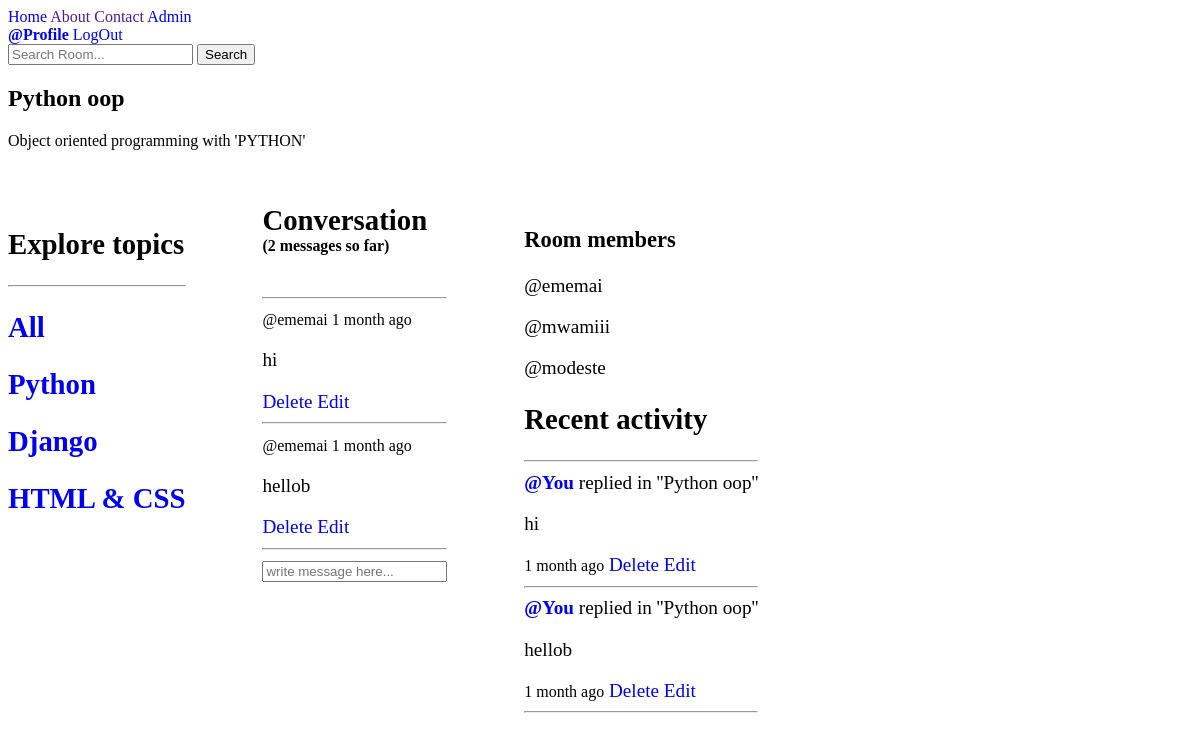
Screenshot of /room/9/ (signed in) with the database file from the repository.
### base/models.py (models this page shows, shortened)
class Room(models.Model):
    name = models.CharField(max_length=1000)
    host = models.ForeignKey(User, on_delete=models.SET_NULL, null=True)
    topic = models.ForeignKey(Topic, on_delete=models.SET_NULL, null=True)
    description = models.TextField(max_length=1000)
    members = models.ManyToManyField(User, related_name = 'members')
    created_at = models.DateTimeField(auto_now_add=True)
    updated_at = models.DateTimeField(auto_now=True)
    class Meta:
        ordering = ['-created_at']
    def __str__(self):
        return self.name

class Topic(models.Model):
    name = models.CharField(max_length=1000)

class Message(models.Model):
    user = models.ForeignKey(User, on_delete=models.SET_NULL, null=True)
    room = models.ForeignKey(Room, on_delete=models.CASCADE, null=True)
    content = models.TextField()
    created_at = models.DateTimeField(auto_now_add=True)
    updated_at = models.DateTimeField(auto_now=True)
    class Meta:
        ordering = ['-created_at']

### base/views.py (the view, shortened to what this page needs)
# urls.py: path('room/<str:pk>/', views.roomDetail, name='room-detail'),
@login_required(login_url='login')
def roomDetail(request, pk):
    room = Room.objects.get(id=pk)
    room_messages = room.message_set.all().order_by('-created_at')
    room_members = room.members.all()
    message_number = room_messages.count()
    topics = Topic.objects.all()
    context = {'room':room, 'room_messages':room_messages, 'message_number':message_number, 'room_members':room_members, 'topics' :topics}
    return render(request, 'base/room_detail.html', context)

### base/templates/base/room_detail.html (shortened to what this page needs)
{% extends 'base.html' %}  {% block content %}
<h2>{{room.name}}</h2>
<p>{{room.description}}</p>
<main>
  <section class="topics">{% include 'base/topics_component.html' %}</section>
  <section>
    <div class="conversations">
      <div class="conv-head">
        <h2>Conversation</h2>
        <h5>({{message_number}} messages so far)</h5>
      </div>
      <hr />
      {% for message in room_messages %}
      <div>
        <small>@{{message.user}} {{message.created_at|timesince}} ago</small>
        <p>{{message.content}}</p>
        {% if request.user == message.user or request.user.is_superuser %}
        <a href="{% url 'delete-message' message.id %}">Delete</a>
        <a href="{% url 'edit-message' message.id %}">Edit</a>
        {% endif %}
        <hr />
      </div>
      {% endfor %}
    </div>
    <div class="write-message">
      <form action="" method="post">
        <input type="text" name="content" placeholder="write message here..." />
      </form>
    </div>
  </section>
  <section class="room-members-activity">
    <div>
      <h3>Room members</h3>
      <div>
        {% for member in room_members %}
        <p>@{{member.username}}</p>
        {% endfor %}
      </div>
    </div>
    <div>{% include 'base/activity_component.html' %}</div>
  </section>
</main>
{% endblock content %}

### templates/base.html (shortened to what this page needs)
{% load static %}
<!DOCTYPE html>
<html lang="en">
  <head>
    <link rel="stylesheet" href="{% static 'css/styles.css' %}" />
  </head>
  <body>
    <nav>
      <a href="/">Home</a>
      <a href="">About</a>
      <a href="">Contact</a>
      <a href="/admin/">Admin</a>
    </nav>
    {% if user.is_authenticated %}
    <strong
      ><a href="{% url 'user-profile' request.user.id %}">@Profile</a></strong
    >
    <a href="{% url 'logout' %}">LogOut</a>
    {% else %}
    <a href="{% url 'login' %}">LogIn</a>
    {% endif %}
    <form action="{% url 'home' %}" method="get">
      <input type="text" name="q" placeholder="Search Room..." />
      <button type="submit">Search</button>
    </form>
    {% block content %} {% endblock content %}
  </body>
</html>

### base/templates/base/topics_component.html
<div class="topics">
    <h1>Explore topics</h1>
    <hr>
    <a href="/">
        <h2>All</h2>
    </a>
    {% for topic in topics %}
    <div class="topic">
        <a href="{% url 'home' %}?q={{topic.name}}">
            <h2>{{topic.name}}</h2>
        </a>
    </div>
    {% endfor %}
</div>

### base/templates/base/activity_component.html
<h2>Recent activity</h2><hr>
        {% for message in room_messages %}
            <div>
                {% if request.user == message.user %}
                <strong><a href="{% url 'user-profile' message.user.id %}">@You</a> </strong>
                {% else %}
                <strong><a href="{% url 'user-profile' message.user.id %}">@{{message.user}}</a></strong>
                {% endif %}
                <span>replied in ''{{message.room}}''</span>
                <p>{{message.content}}</p>
                <small>{{message.created_at|timesince}} ago</small>
                {% if request.user == message.user or request.user.is_superuser %}
                <a href="{% url 'delete-message' message.id %}">Delete</a>
                <a href="{% url 'edit-message' message.id %}">Edit</a>
                {% endif %}
                <hr>
            </div>
            {% endfor %}

### templates/base.html (style rules this page uses)
main { display: flex; flex-direction: row; }
a { text-decoration: none; }

### base/templates/base/room_detail.html (style rules this page uses)
.conv-head h5 { padding: 0%; margin: 0%; padding-bottom: 2em; }
.conv-head h2 { padding: 0%; margin: 0%; }
main { display: flex; flex-direction: row; padding: 0em; font-size: larger; }
section { padding: 2em; }
.topics { padding-left: 0em; }

### rows the page displays
Room: name "Python oop", description "Object oriented programming with 'PYTHON'"
Topic: name "Python"
Topic: name "Django"
Topic: name "HTML & CSS"
Message: user "ememai", created_at "1 month", content "hi", shows "Delete", shows "@You", room "Python oop", shows "Edit"
Message: user "ememai", created_at "1 month", content "hellob", shows "Delete", shows "@You", room "Python oop", shows "Edit"

### other values shown
{{ message_number }} "2"
{{ member.username }} "ememai"
{{ member.username }} "mwamiii"
{{ member.username }} "modeste"
